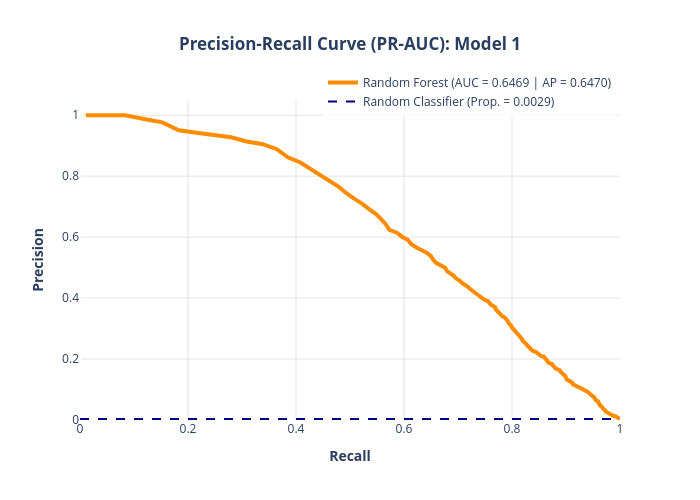

The cell this chart's notebook holds for it:
### Code cell
plot_PRAUC(precision_rf_1, recall_rf_1, pr_auc_rf_1, ap_rf_1, "Random Forest", "Model 1", "darkorange")

### Figure 1 — Plotly figure (JSON) as saved in the notebook; plotly's stock layout.template omitted (floating-point values rounded to 4 significant figures; data arrays with more than 128 entries replaced by an {"elided": "..."} marker saying what was removed)
{"data": [{"hovertemplate": "<b>Recall:</b> %{x:.4f}<br><b>Precision:</b> %{y:.4f}<extra></extra>", "legendgroup": "", "line": {"color": "darkorange", "dash": "solid", "width": 4}, "marker": {"symbol": "circle"}, "mode": "lines", "name": "Random Forest (AUC = 0.6469 | AP = 0.6470)", "orientation": "v", "showlegend": true, "type": "scatter", "x": {"elided": "590 float values"}, "xaxis": "x", "y": {"elided": "590 float values"}, "yaxis": "y"}, {"hovertemplate": "=%{y}<extra></extra>", "legendgroup": "", "line": {"color": "navy", "dash": "dash", "width": 2}, "marker": {"color": "#636efa", "symbol": "circle"}, "mode": "lines", "name": "Random Classifier (Prop. = 0.0029)", "orientation": "v", "showlegend": true, "type": "scatter", "x": [null], "xaxis": "x", "y": [null], "yaxis": "y"}], "layout": {"autosize": false, "height": 500, "legend": {"bgcolor": "rgba(255, 255, 255, 0.8)", "tracegroupgap": 0, "x": 0.45, "y": 1.1}, "plot_bgcolor": "white", "shapes": [{"line": {"color": "navy", "dash": "dash", "width": 2}, "type": "line", "x0": 0, "x1": 1, "y0": 0.002941, "y1": 0.002941}], "title": {"text": "<b>Precision-Recall Curve (PR-AUC): Model 1</b>", "x": 0.5}, "width": 700, "xaxis": {"anchor": "y", "domain": [0, 1], "gridcolor": "rgba(0,0,0,0.1)", "range": [0, 1], "title": {"text": "<b>Recall<b>"}}, "yaxis": {"anchor": "x", "domain": [0, 1], "gridcolor": "rgba(0,0,0,0.1)", "range": [0, 1.05], "title": {"text": "<b>Precision<b>"}}}}
